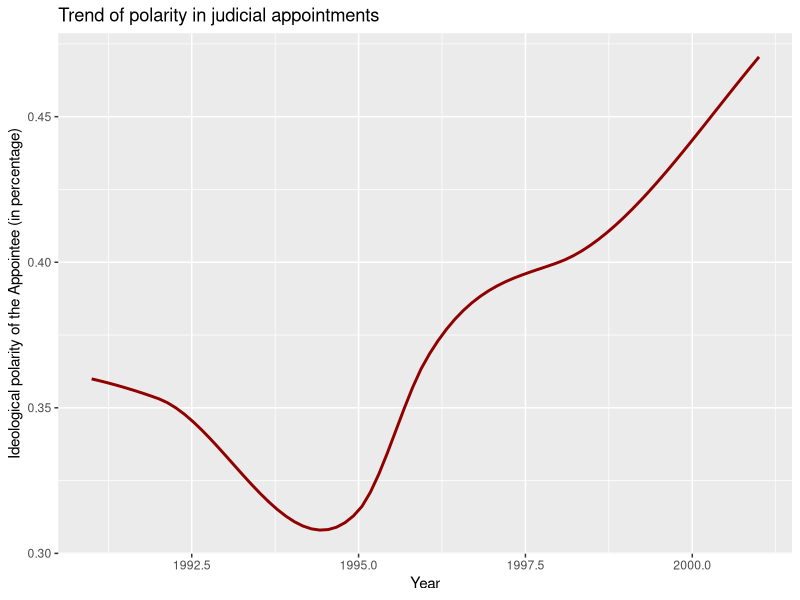
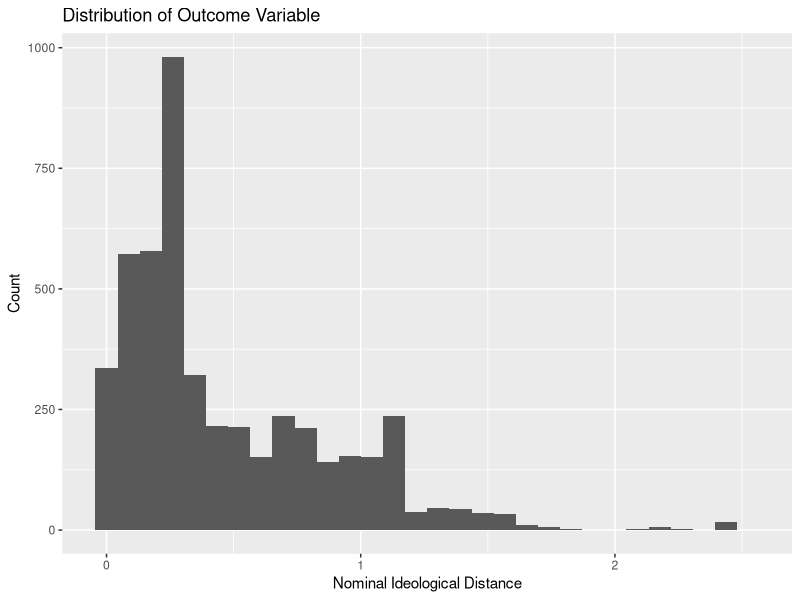
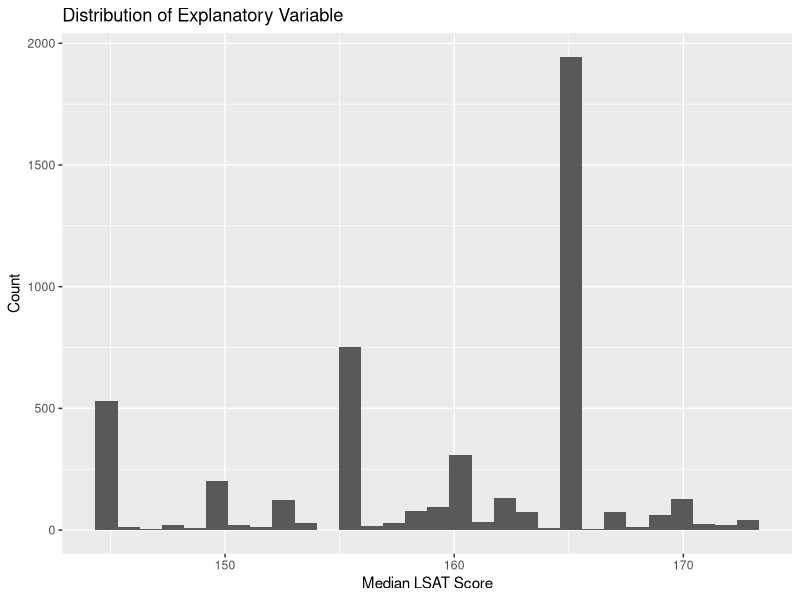
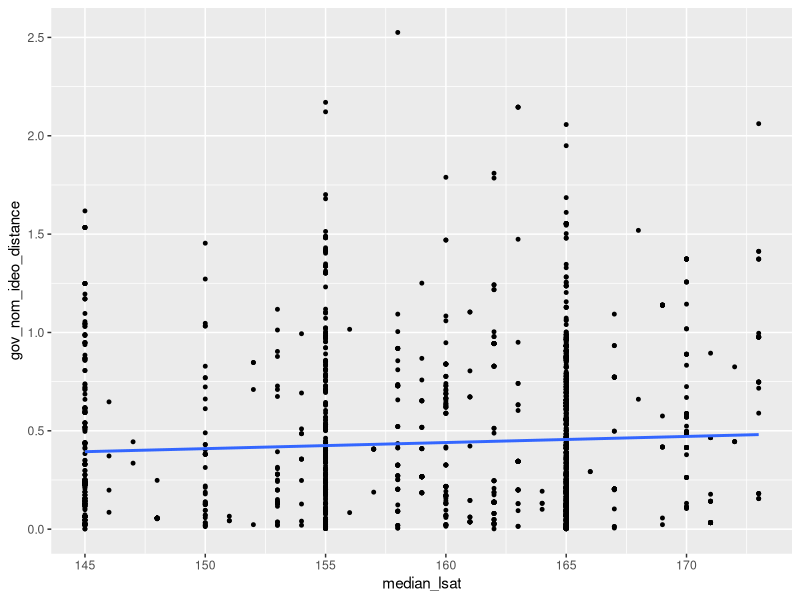

Recreate these plots in R, in order.
## ---- chunk 1
#Options
options(
  scipen = 9,
  width = 100)
knitr::opts_chunk$set(
  echo = FALSE,
  message = FALSE,
  warning = FALSE,
  fig.align = "center")
library(tidyverse)
library(ggplot2)
library(broom)

appointments <- read.csv("Politics-Interim-Judicial-Appts.csv")

## ---- chunk 2
appointments |>
  group_by(year) |>
  summarize (polarity = mean(imputed_gov_nom_ideo_distance)) |>
  ggplot (aes(x=year, y=polarity)) +
  geom_smooth (color = "#900000") +
  labs (
    x = "Year", 
    y = "Ideological polarity of the Appointee (in percentage)", 
    title = "Trend of polarity in judicial appointments"
  )
## ---- chunk 3
#data

appointments |>
  ggplot(mapping = aes(x=imputed_gov_nom_ideo_distance)) +
  geom_histogram() +
  labs (x = "Nominal Ideological Distance",
        y = "Count", 
        title = "Distribution of Outcome Variable")

## ---- chunk 4
appointments |>
  ggplot(mapping = aes(x=median_lsat)) +
  geom_histogram() +
  labs (x = "Median LSAT Score",
        y = "Count", 
        title = "Distribution of Explanatory Variable")
## ---- chunk 5
appointments |>
  ggplot(mapping = aes(x=median_lsat, y=gov_nom_ideo_distance)) +
  geom_point(shape = 19, size = 1) +
  geom_smooth(method = "lm", se = FALSE, size = 1)

## ---- chunk 6
mod_1 <- lm(
    data=appointments,
  imputed_gov_nom_ideo_distance ~ median_lsat + as.factor(year))


summary(
  mod_1
  )$coefficients[1:2,] |>
  knitr::kable(digits = 2)

## ---- chunk 7

mod_2 <- lm(
    data=appointments,
  imputed_gov_nom_ideo_distance ~ 
    instatel + pubpvt + median_lsat + as.factor(year))


summary(
  mod_2
  )$coefficients[1:4,] |>
  knitr::kable(digits = 2)



